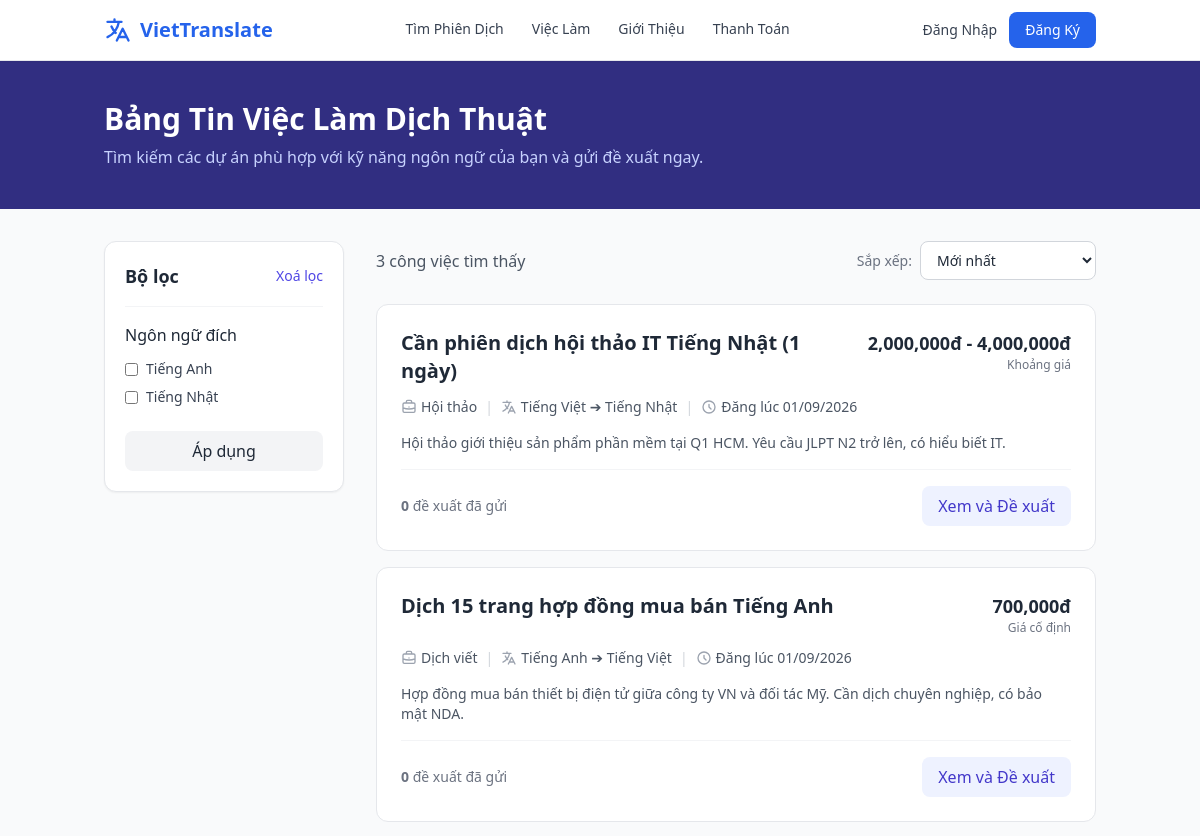
/jobs (upper part), run on an earlier commit of the app's database.
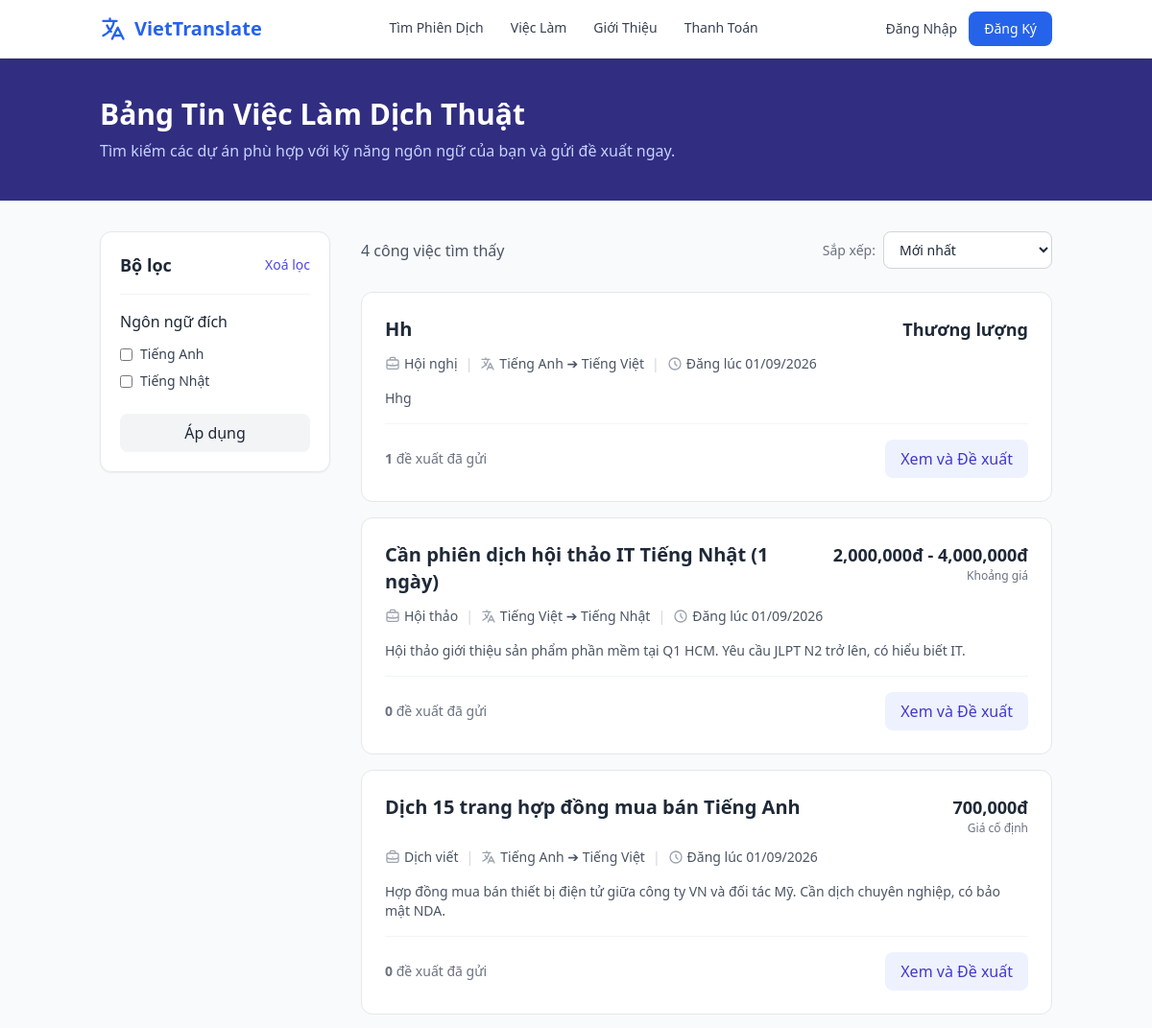
And on a later commit of the database.
### models.py (models this page shows)
class Job(db.Model):
    id = db.Column(db.Integer, primary_key=True)
    hirer_id = db.Column(db.Integer, db.ForeignKey('user.id'), nullable=False)
    title = db.Column(db.String(200), nullable=False)
    description = db.Column(db.Text, nullable=False)
    category = db.Column(db.String(100))
    source_lang = db.Column(db.String(50))
    target_lang = db.Column(db.String(50))
    budget_type = db.Column(db.String(20))
    budget_min = db.Column(db.Integer)
    budget_max = db.Column(db.Integer)
    event_date = db.Column(db.String(100))          # Ngày diễn ra sự kiện / cần dịch
    event_time_start = db.Column(db.String(10))  # Giờ bắt đầu VD: "08:00"
    event_time_end = db.Column(db.String(10))    # Giờ kết thúc VD: "17:00"
    event_location = db.Column(db.String(200))   # Địa điểm hoặc "Online"
    deadline = db.Column(db.Date)            # Hạn nộp hồ sơ đề xuất
    status = db.Column(db.String(20), default='open')
    is_flagged = db.Column(db.Boolean, default=False)  # Admin flag
    created_at = db.Column(db.DateTime, default=datetime.utcnow)
    proposals = db.relationship('Proposal', backref='job', lazy=True)
    contract = db.relationship('Contract', backref='job', uselist=False)

### app.py (the view)
@app.route('/jobs')
def job_list():
    lang = request.args.get('lang', '')
    budget = request.args.get('budget', '')
    sort = request.args.get('sort', 'newest')
    page = request.args.get('page', 1, type=int)
    per_page = 10
    query = Job.query.filter_by(status='open', is_flagged=False)
    if lang:
        query = query.filter(db.or_(Job.source_lang.ilike(f'%{lang}%'), Job.target_lang.ilike(f'%{lang}%')))
    if sort == 'budget_desc':
        query = query.order_by(Job.budget_min.desc())
    else:
        query = query.order_by(Job.created_at.desc())
    pagination = query.paginate(page=page, per_page=per_page, error_out=False)
    return render_template('job_list.html', jobs=pagination.items, pagination=pagination,
                           lang_filter=lang, LANGUAGES=LANGUAGES)

### app.py (called while the page is built)
@app.context_processor
def inject_globals():
    user = None
    if 'user_id' in session:
        user = User.query.get(session['user_id'])
    return dict(current_user=user, LANGUAGES=LANGUAGES)

### templates/job_list.html (shortened to what the changed rows need)
{% extends "base.html" %}
{% block content %}
<div class="bg-indigo-900 text-white py-10">
    <div class="container mx-auto px-4">
        <h1 class="text-3xl font-bold mb-2">Bảng Tin Việc Làm Dịch Thuật</h1>
    </div>
</div>
<div class="container mx-auto px-4 py-8">
    <div class="flex flex-col lg:flex-row gap-8">
        <div class="w-full lg:w-3/4">
            <div class="flex justify-between items-center mb-6">
                <span class="text-gray-600 font-medium">{{ jobs|length }} công việc tìm thấy</span>
                <div class="flex items-center gap-2">
                    <span class="text-sm text-gray-500">Sắp xếp:</span>
                    <select class="border border-gray-300 rounded-lg px-3 py-2 text-sm focus:outline-none focus:border-indigo-500 bg-white">
                    </select>
                </div>
            </div>
            <div class="space-y-4">
                {% for job in jobs %}
                <div class="bg-white rounded-xl border border-gray-200 p-6 hover:shadow-md transition">
                    <div class="flex flex-col md:flex-row justify-between gap-4 mb-3">
                        <h2 class="text-xl font-bold text-gray-800 hover:text-indigo-600">
                            <a href="{{ url_for('job_detail', job_id=job.id) }}">{{ job.title }}</a>
                        </h2>
                        <div class="text-left md:text-right flex-shrink-0">
                            {% if job.budget_type == 'fixed' %}
                                <span class="text-lg font-bold text-gray-800">{{ "{:,.0f}".format(job.budget_min) }}đ</span>
                                <span class="text-xs text-gray-500 block">Giá cố định</span>
                            {% elif job.budget_type == 'range' %}
                                <span class="text-lg font-bold text-gray-800">{{ "{:,.0f}".format(job.budget_min) }}đ - {{ "{:,.0f}".format(job.budget_max) }}đ</span>
                                <span class="text-xs text-gray-500 block">Khoảng giá</span>
                            {% else %}
                                <span class="text-lg font-bold text-gray-800">Thương lượng</span>
                            {% endif %}
                        </div>
                    </div>
                    <div class="flex flex-wrap gap-2 text-sm text-gray-600 mb-4">
                        <span class="flex items-center gap-1">
                            {{ job.category }}
                        </span>
                        <span class="text-gray-300">|</span>
                        <span class="flex items-center gap-1">
                            <svg class="w-4 h-4 text-gray-400" fill="none" stroke="currentColor" viewBox="0 0 24 24"><path stroke-linecap="round" stroke-linejoin="round" stroke-width="2" d="M3 5h12M9 3v2m1.048 9.5A18.022 18.022 0 016.412 9m6.088 9h7M11 21l5-10 5 10M12.751 5C11.783 10.77 8.07 15.61 3 18.129"></path></svg>
                            {{ job.source_lang }} ➔ {{ job.target_lang }}
                        </span>
                        <span class="text-gray-300">|</span>
                        <span class="flex items-center gap-1">
                            <svg class="w-4 h-4 text-gray-400" fill="none" stroke="currentColor" viewBox="0 0 24 24"><path stroke-linecap="round" stroke-linejoin="round" stroke-width="2" d="M12 8v4l3 3m6-3a9 9 0 11-18 0 9 9 0 0118 0z"></path></svg>
                            Đăng lúc {{ job.created_at.strftime('%d/%m/%Y') }}
                        </span>
                    </div>
                    <p class="text-gray-600 text-sm line-clamp-2 mb-4">{{ job.description }}</p>
                    <div class="flex justify-between items-center border-t border-gray-100 pt-4">
                        <div class="text-sm text-gray-500">
                            <strong>{{ job.proposals|length }}</strong> đề xuất đã gửi
                        </div>
                        <a href="{{ url_for('job_detail', job_id=job.id) }}" class="bg-indigo-50 text-indigo-700 font-medium px-4 py-2 rounded-lg hover:bg-indigo-100 transition">Xem và Đề xuất</a>
                    </div>
                </div>
                {% else %}
                <div class="text-center py-12 bg-white rounded-xl border border-gray-200">
                    <p class="text-gray-500">Hiện chưa có công việc nào.</p>
                </div>
                {% endfor %}
            </div>
        </div>
    </div>
</div>
{% endblock %}

What changed in the data, as far as the page shows it:
added Job: title "Hh", budget_type "Thương lượng", category "Hội nghị", source_lang "Tiếng Anh", target_lang "Tiếng Việt", created_at "01/09/2026", description "Hhg", proposals|length "1"
Also different on the page:
{{ jobs|length }}: "3" → "4"
